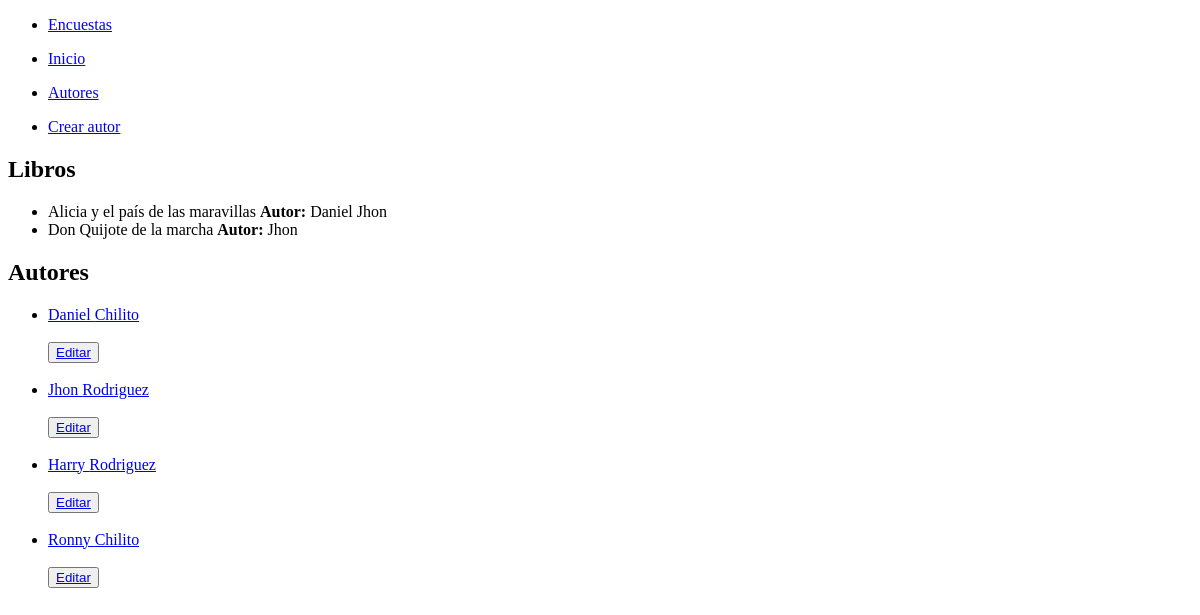
Page /pruebas/autores/ on the earlier database version.
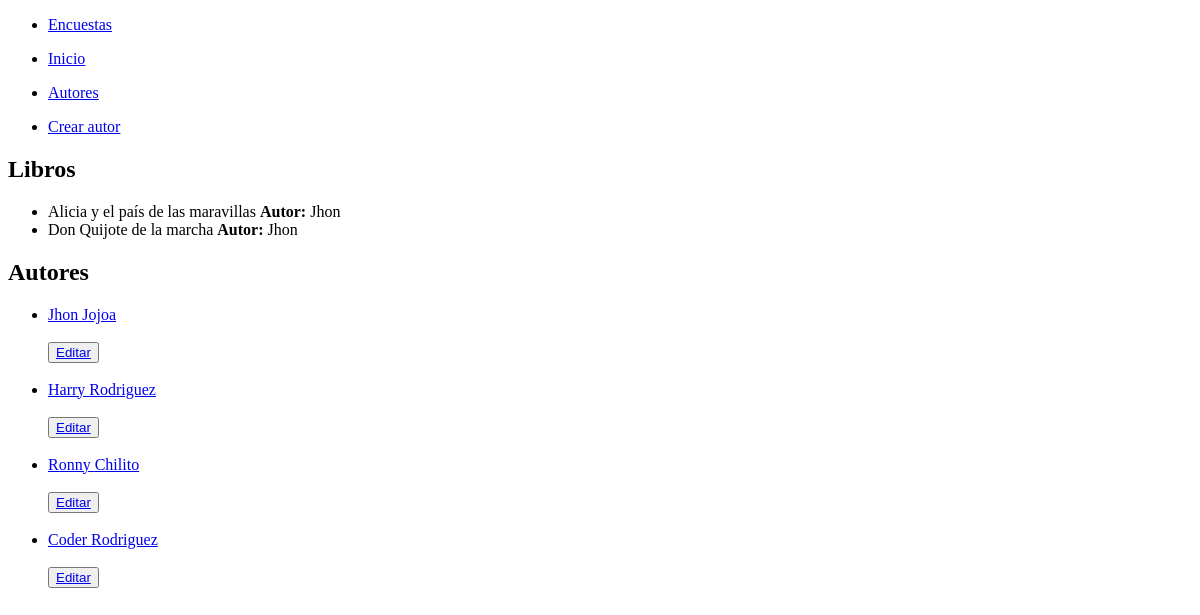
Same page on the later database version.
### pruebas/models.py (models this page shows, shortened)
class Book(models.Model):
    title = models.CharField('Titulo del Libro', max_length=100, unique=True)
    codigo_unique = models.CharField(
        'Codigo Único', max_length=10, unique=True)
    author = models.ManyToManyField(Author)
    class Meta:
        verbose_name = 'Libro'
        verbose_name_plural = 'Libros'
    objects = CustomManager()

class Author(models.Model):
    name = models.CharField(verbose_name='Nombre', max_length=100, default='')
    last_name = models.CharField(
        verbose_name='Apellido', max_length=100, default='')
    age = models.PositiveBigIntegerField(verbose_name='Edad')
    objects = CustomManager()

### pruebas/views.py (the view)
# urls.py: path('autores/', views.autores, name='autores'),
def autores(request):
    libros = Book.objects.all()
    authors = Author.objects.all()
    return render(request, 'autores.html', {
        'Books': libros, "Authors": authors
    })

### pruebas/models.py (called while the page is built)
    def get_queryset(self):
        return super().get_queryset()

### pruebas/templates/autores.html (shortened to what this page needs)
{% extends 'layouts/nabvar.html' %} {% block content %}
<h2>Libros</h2>
<ul>
  {% for libro in Books %}
  <li>
    {{ libro.title }} <strong>Autor:</strong>
    {% for autor in libro.author.all %}
    {{ autor.name }}
    {% endfor %}
  </li>
  {% endfor %}
</ul>
<h2>Autores</h2>
<ul>
  {% for autor in Authors %}
  <li>
    <a href="{% url 'pruebas:blog' autor.id %}">
      {{ autor.name }} {{ autor.last_name }}
    </a>
  </li>
  <br />
  <button>
    <a href="{% url 'pruebas:update' autor.id %}">Editar</a>
  </button>
  <br />
  <br />
  {% endfor %}
</ul>
 {% endblock %}

### home/templates/layouts/nabvar.html (shortened to what this page needs)
{% load static %}
<!DOCTYPE html>
<html lang="en">
  <head>
  </head>
  <body>
    <head>
      <ul>
        <li>
          <a href="{% url 'pruebas:encuesta' %}">Encuestas</a>
        </li>
      </ul>
      <ul>
        <li>
          <a href="{% url 'login:login' %}">Inicio</a>
        </li>
      </ul>
      <ul>
        <li>
          <a href="{% url 'pruebas:autores' %}">Autores</a>
        </li>
      </ul>
      <ul>
        <li>
          <a href="{% url 'pruebas:make_authors' %}">Crear autor</a>
        </li>
      </ul>
    </head>
  </body>
</html>
{% block content %} {% endblock %}

Differences in the rows shown:
removed Author: name "Daniel", last_name "Chilito"
changed Author "Jhon": last_name "Rodriguez" → "Jojoa"
added Author: name "Coder", last_name "Rodriguez", shown under "Autores"
